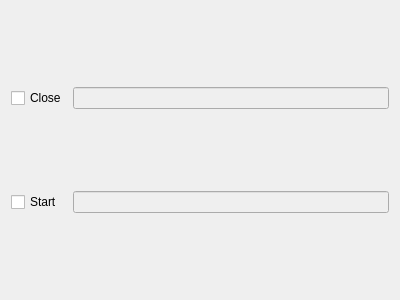
<?xml version="1.0" encoding="UTF-8"?>
<ui version="4.0">
 <class>Form</class>
 <widget class="QWidget" name="Form">
  <property name="geometry">
   <rect>
    <x>0</x>
    <y>0</y>
    <width>400</width>
    <height>300</height>
   </rect>
  </property>
  <property name="windowTitle">
   <string>Form</string>
  </property>
  <layout class="QGridLayout" name="gridLayout">
   <item row="0" column="0">
    <widget class="QCheckBox" name="closeTaskChbx">
     <property name="text">
      <string>Close</string>
     </property>
    </widget>
   </item>
   <item row="0" column="1">
    <widget class="QLineEdit" name="closeTaskTxb">
     <property name="enabled">
      <bool>false</bool>
     </property>
    </widget>
   </item>
   <item row="1" column="0">
    <widget class="QCheckBox" name="startTaskChbx">
     <property name="text">
      <string>Start</string>
     </property>
    </widget>
   </item>
   <item row="1" column="1">
    <widget class="QLineEdit" name="startTaskTxb">
     <property name="enabled">
      <bool>false</bool>
     </property>
    </widget>
   </item>
  </layout>
 </widget>
 <resources/>
 <connections>
  <connection>
   <sender>closeTaskChbx</sender>
   <signal>clicked(bool)</signal>
   <receiver>closeTaskTxb</receiver>
   <slot>setEnabled(bool)</slot>
   <hints>
    <hint type="sourcelabel">
     <x>33</x>
     <y>96</y>
    </hint>
    <hint type="destinationlabel">
     <x>227</x>
     <y>96</y>
    </hint>
   </hints>
  </connection>
  <connection>
   <sender>closeTaskChbx</sender>
   <signal>clicked()</signal>
   <receiver>closeTaskTxb</receiver>
   <slot>clear()</slot>
   <hints>
    <hint type="sourcelabel">
     <x>33</x>
     <y>96</y>
    </hint>
    <hint type="destinationlabel">
     <x>227</x>
     <y>96</y>
    </hint>
   </hints>
  </connection>
  <connection>
   <sender>startTaskChbx</sender>
   <signal>clicked(bool)</signal>
   <receiver>startTaskTxb</receiver>
   <slot>setEnabled(bool)</slot>
   <hints>
    <hint type="sourcelabel">
     <x>33</x>
     <y>200</y>
    </hint>
    <hint type="destinationlabel">
     <x>227</x>
     <y>200</y>
    </hint>
   </hints>
  </connection>
  <connection>
   <sender>startTaskChbx</sender>
   <signal>clicked()</signal>
   <receiver>startTaskTxb</receiver>
   <slot>clear()</slot>
   <hints>
    <hint type="sourcelabel">
     <x>33</x>
     <y>200</y>
    </hint>
    <hint type="destinationlabel">
     <x>227</x>
     <y>200</y>
    </hint>
   </hints>
  </connection>
 </connections>
</ui>
